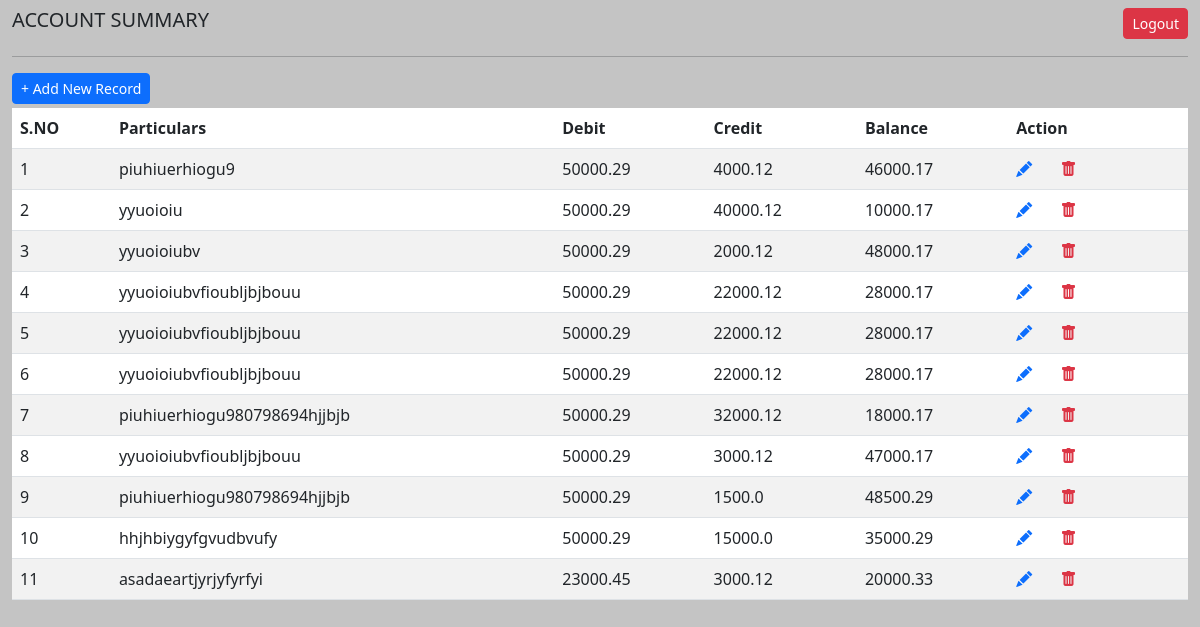
Before: /acc_summary/ (signed in) with the older database file.
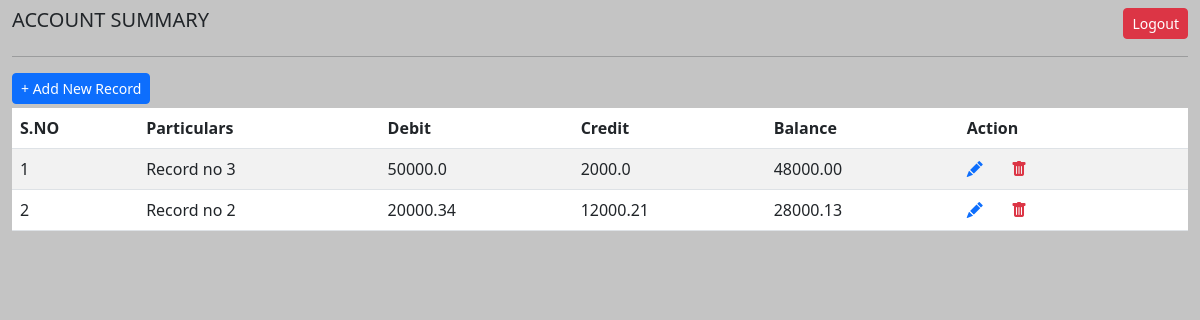
After: the same page with the newer database file.
### modules.py (models this page shows)
class Accounts(Base):
    __tablename__ = "accounts_detail"
    id = Column(Integer, primary_key=True, index=True)
    particulars = Column(String(255))
    credit = Column(Float(255))
    debit = Column(Float(255))
    balance = Column(String(255))

### app.py (the view)
@app.route('/acc_summary/')
def account_summary():
    result = Account_Management.display_records()
    return result

### schema.py (called while the page is built)
    def display_records():
        if 'user_id' in session:
            Session = sessionlocal()
            data = Session.query(Accounts).order_by(desc(Accounts.id)).all()
            Session.close()
            return render_template('acc_summary.html', data = data)
        else:
            return redirect(url_for('index'))

### templates/acc_summary.html (shortened to what this page needs)
{% extends 'main.html' %}
{% block content %}
<body class="container-fluid bg">
<div class="mt-2 d-flex justify-content-between">
<h5>ACCOUNT SUMMARY</h5>
<div><button id="logout" class="btn btn-sm btn-danger">Logout</button></div>
</div>
<hr>
<div>
    <a class="mb-1 btn btn-sm btn-primary" href="/record">+ Add New Record</a>
    <div>
        <table id="example" class="table table-striped" style="width:100%">
            <thead>
                <tr>
                    <th>S.NO</th>
                    <th>Particulars</th>
                    <th>Debit</th>
                    <th>Credit</th>
                    <th>Balance</th>
                    <th>Action</th>
                </tr>
            </thead>
            <tbody>
                {% for datas in data %}
                <tr>
                    <td>{{ loop.index  }}</td>
                    <td>{{ datas.particulars }}</td>
                    <td>{{ datas.credit }}</td>
                    <td>{{ datas.debit }}</td>
                    <td>{{ datas.balance }}</td>
                    <td>
                        <i id="edit" data-edit="{{datas.id}}" class="edit bi-pencil-fill cursor text-primary"></i>
                        <i id="delete" data-del="{{datas.id}}" class="delete bi-trash-fill cursor m-4 text-danger"></i>
                    </td>
                </tr>
                {% endfor %}
            </tbody>
        </table>
    </div>
</div>
{% endblock %}

### templates/main.html (shortened to what this page needs)
<!DOCTYPE html>
<html lang="en">
<head>
    <link rel="stylesheet" href="https://cdnjs.cloudflare.com/ajax/libs/twitter-bootstrap/5.3.0/css/bootstrap.min.css">
    <link rel="stylesheet" href="https://cdn.datatables.net/1.13.7/css/dataTables.bootstrap5.min.css">
    <link rel="stylesheet" href="https://cdn.datatables.net/buttons/2.4.2/css/buttons.bootstrap5.min.css">
    <link rel="stylesheet" href="{{url_for('static', filename='css/style.css')}}">
    <link rel="stylesheet" href="https://cdn.jsdelivr.net/npm/bootstrap-icons@1.5.0/font/bootstrap-icons.css">
</head>
    {% block content %}
    {% endblock %}
</body>
</html>

### static/css/style.css (style rules this page uses)
.bg { background-color: rgb(196, 196, 196); }
.cursor { cursor: pointer; }

Changed rows visible on the page:
removed Accounts: particulars "piuhiuerhiogu9", credit "50000.29", debit "4000.12", balance "46000.17"
removed Accounts: particulars "yyuoioiu", credit "50000.29", debit "40000.12", balance "10000.17"
removed Accounts: particulars "yyuoioiubv", credit "50000.29", debit "2000.12", balance "48000.17"
removed Accounts: particulars "yyuoioiubvfioubljbjbouu", credit "50000.29", debit "22000.12", balance "28000.17"
removed Accounts: particulars "yyuoioiubvfioubljbjbouu", credit "50000.29", debit "22000.12", balance "28000.17"
removed Accounts: particulars "yyuoioiubvfioubljbjbouu", credit "50000.29", debit "22000.12", balance "28000.17"
removed Accounts: particulars "piuhiuerhiogu980798694hjjbjb", credit "50000.29", debit "32000.12", balance "18000.17"
removed Accounts: particulars "yyuoioiubvfioubljbjbouu", credit "50000.29", debit "3000.12", balance "47000.17"
removed Accounts: particulars "piuhiuerhiogu980798694hjjbjb", credit "50000.29", debit "1500.0", balance "48500.29"
removed Accounts: particulars "asadaeartjyrjyfyrfyi", credit "23000.45", debit "3000.12", balance "20000.33"
changed Accounts: particulars "hhjhbiygyfgvudbvufy" → "Record no 3"; credit "50000.29" → "50000.0"; debit "15000.0" → "2000.0"; balance "35000.29" → "48000.00"
added Accounts: particulars "Record no 2", credit "20000.34", debit "12000.21", balance "28000.13"
